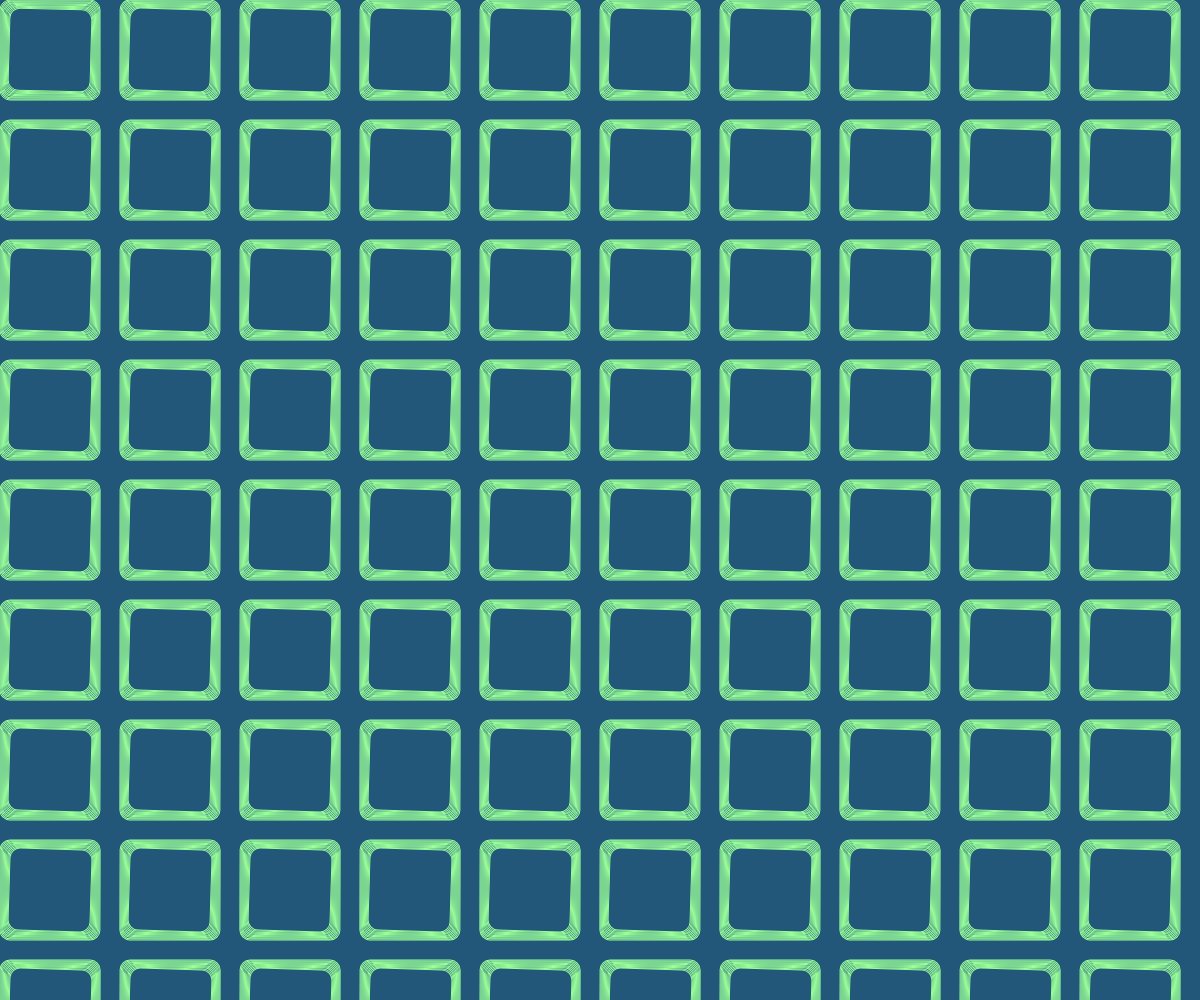
Frame 1 (no input)
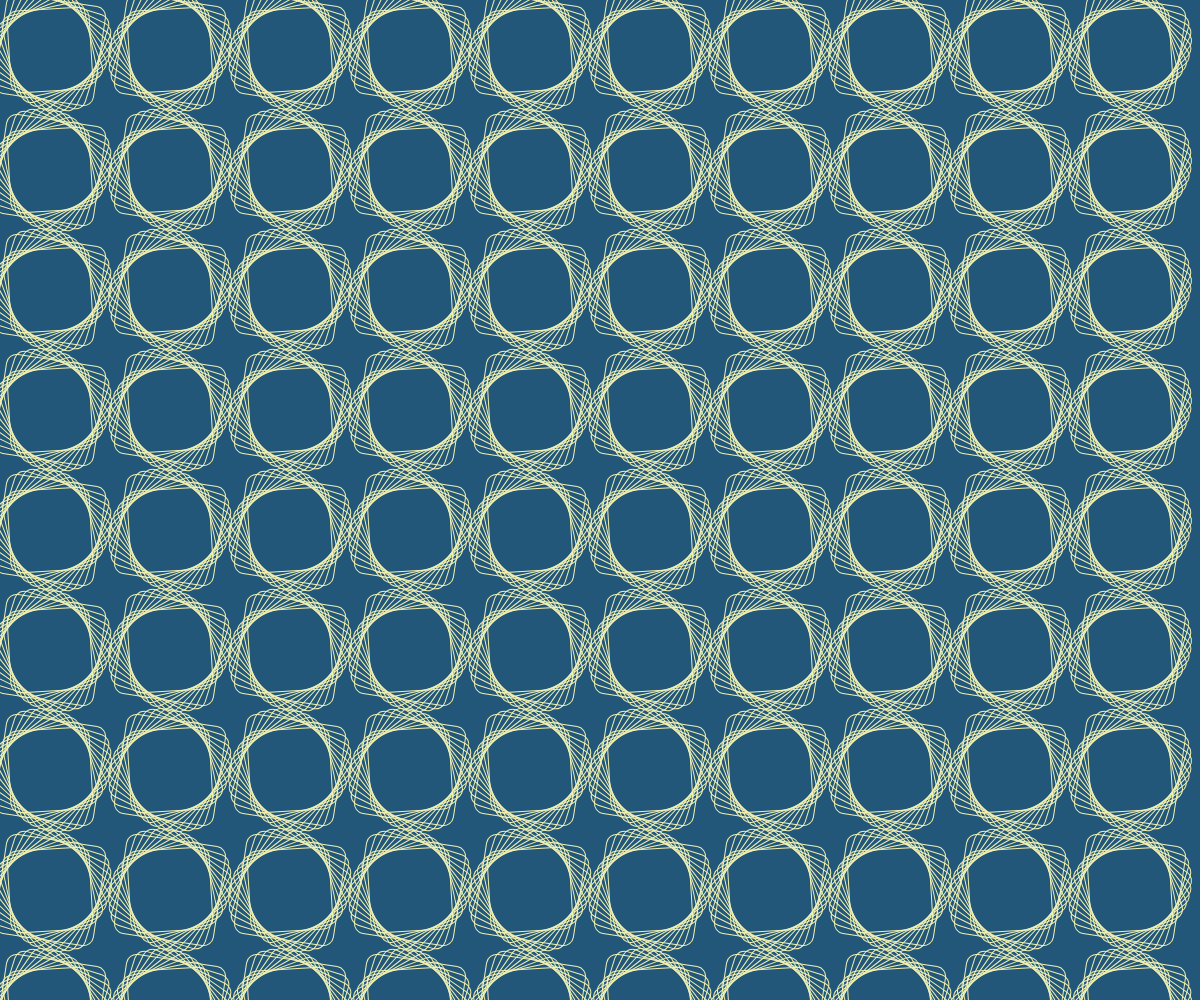
Frame 60 (no input)
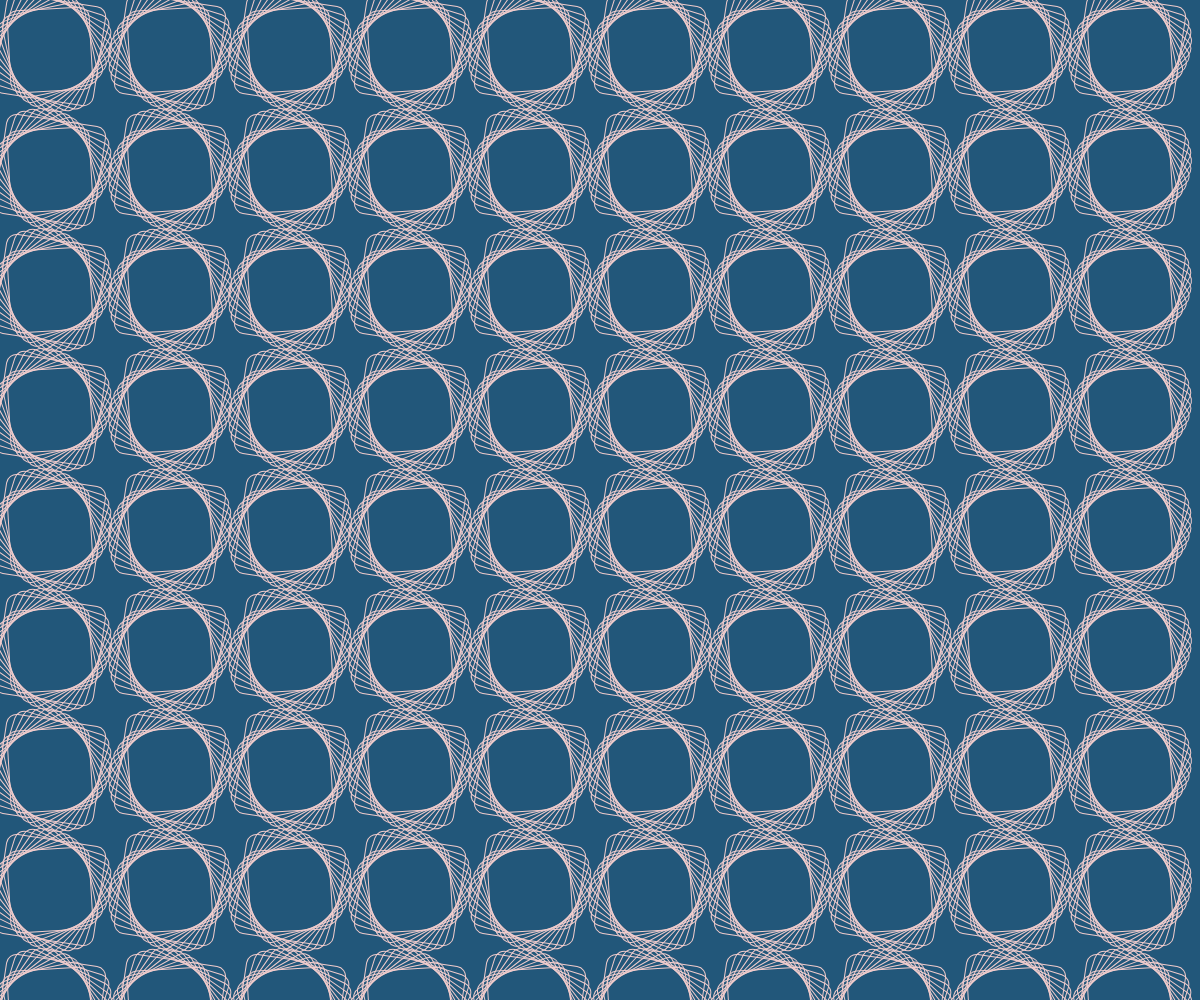
Frame 120 (the mouse pressed at the canvas centre since frame 60)

The p5.js sketch that drew these frames (run headless with seeded random() and noise() and a simulated clock; from frame 60 on, the mouse is pressed at the canvas centre):

// p5.js sketch
// ── sketch.js
let angle=0
function setup() {
  createCanvas(windowWidth, windowHeight);
  background("#22577a")
  rectMode(CENTER)//畫方形以中心點為座標點
  noFill()//方形不填滿顏色
  angleMode(DEGREES)//設定角度的單位(有角度的時候要有)
  frameRate(20)//每秒進入draw()函數的次數
}

function draw() {
  background("#22577a");
  for (let y=0;y<height;y=y+120){
   for (let x=0;x<width;x=x+120){
    push()
     translate(x+50,y+50)//把原點(0，0)移到視窗的中心
     stroke("#c7f9cc")//線條顏色
  //----------------產生一個方形---------------------------
 // rotate(angle)//物件旋轉的角度 以原點(0，0)作為旋轉的基準點
 // rect(0,0,600,600,75)//75是讓方形四角變有弧度
  //angle=sin(frameCount)*100//讓方形的旋轉角度為-100～100
  //--------------產生十個方形，每個方形大小不一樣---------------------
     for(let i=0;i<10;i=i+1){
     //let r=random(50,255)//抽一個亂數值 介於50(包含)~255(不包含)的數字
     //let g=random(50,255)//抽一個亂數值 介於50(包含)~255(不包含)的數字
     //let b=random(50,255)//抽一個亂數值 介於50(包含)~255(不包含)的數字
       let r=map(sin(frameCount),-1,1,50,255)
       let g=map(cos(frameCount/2),-1,1,50,255)
       let b=map(sin(frameCount/4),-1,1,50,255)
   //rect(0,0,600-i*5,600-i*5,75)//75是讓方形四角變有弧度
   //rect(0,0,600-i*5,600-i*5,75)//75是讓方形四角變有弧度
   //rect(0,0,600-i*5,600-i*5,75)//75是讓方形四角變有弧度
       stroke(r,g,b)
       rotate(angle)//物件旋轉的角度 以原點(0，0)作為旋轉的基準點
       rect(0,0,100-i*2,100-i*2,10)//75是讓方形四角變有弧度
       angle=sin(frameCount)*10
    
     }
    pop()
   }
 }
}
